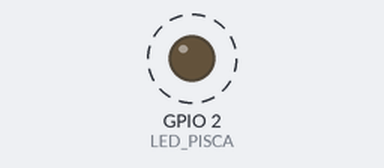
Recording of a sketch running on a simulated ESP8266 (NodeMCU). Parts: output pins drawn as LEDs (lit = HIGH). Dashed ring = blinking. WiFi joins after 1.5 s; servers stay silent unless stated.

Above: at 2.0 s.
Timing chart, 0 to 4.5 s (numbered marks = the images above):
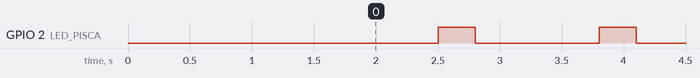

Measured:
- by itself, GPIO 2 (LED_PISCA): alternates HIGH for 0.30 s and LOW for 1.0 s

The sketch:

1_pisca_pisca.ino
```cpp
#include <ESP8266WiFi.h> // responsavel pela conexão wifi
#include <ArduinoOTA.h>  // responsavel por subir o binario

//#include "../../senha.h" // REMOVA O "../../" E EDITE O "senha.h" COM NOME SENHA
#include "senha.h"
#include "pisca.h"
#include "ota.h"


void setup() {
    config_ota(); // ota.h
    pinMode(LED_PISCA, OUTPUT);     //  pinMode(LED_BUILTIN, OUTPUT);
    // se acabou a luz, se o ESP reiniciou.
}

void loop() {

    pisca(); //pisca.h
    ArduinoOTA.handle(); // ota.h
}
```

ota.h
```cpp
void config_ota (){

    WiFi.mode(WIFI_STA);
    WiFi.begin(ssid, password);
    while (WiFi.waitForConnectResult() != WL_CONNECTED) {
        delay(5000);
        ESP.restart();
    }

    ArduinoOTA.onStart([]() {
        String type;
        if (ArduinoOTA.getCommand() == U_FLASH) {
            type = "sketch";
        } else { // U_FS
            type = "filesystem";
        }

        // NOTE: if updating FS this would be the place to unmount FS using FS.end()

    });

    ArduinoOTA.begin();
}
```

pisca.h
```cpp
#define LED_PISCA 2 //LOLIN - D4(2) ou AMICA - D0(16) ou D8(15) colocando led

void pisca (){

  digitalWrite(LED_PISCA, LOW);
  delay(1000);

  digitalWrite(LED_PISCA, HIGH);
  delay(300);

}
```

senha.h
```cpp
const char* ssid = "NOME DA REDE WIFI";
const char* password = "SENHA DO WIFI";
```
